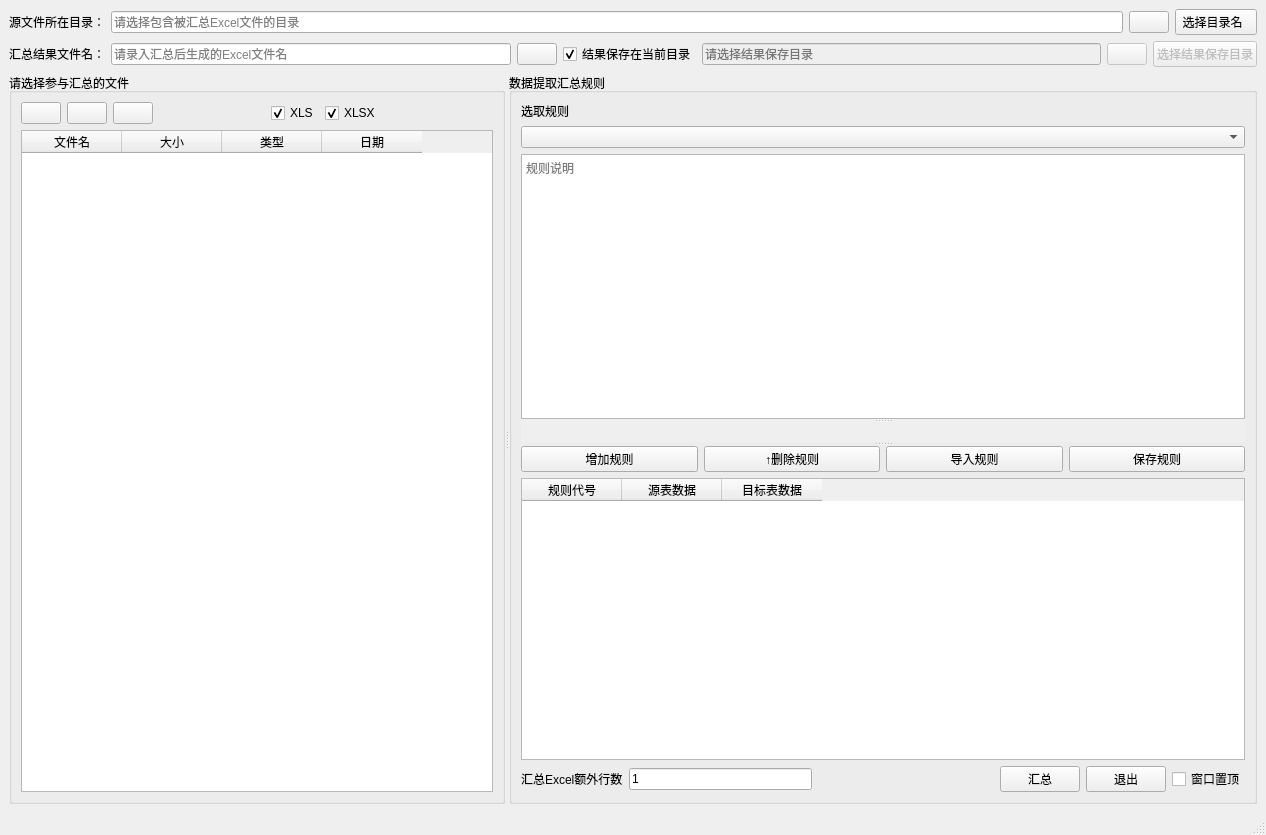
<?xml version="1.0" encoding="UTF-8"?>
<ui version="4.0">
 <class>MainWindow</class>
 <widget class="QMainWindow" name="MainWindow">
  <property name="geometry">
   <rect>
    <x>0</x>
    <y>0</y>
    <width>1266</width>
    <height>835</height>
   </rect>
  </property>
  <property name="windowTitle">
   <string>MainWindow</string>
  </property>
  <property name="windowIcon">
   <iconset resource="../Imgs/XlExTools.qrc">
    <normaloff>:/icons/Excel管理.png</normaloff>:/icons/Excel管理.png</iconset>
  </property>
  <widget class="QWidget" name="centralwidget">
   <layout class="QVBoxLayout" name="verticalLayout_4" stretch="0,0,1">
    <item>
     <layout class="QHBoxLayout" name="horizontalLayout_1" stretch="1,20,0,0">
      <item>
       <widget class="QLabel" name="labelSrcDir">
        <property name="text">
         <string>源文件所在目录：</string>
        </property>
       </widget>
      </item>
      <item>
       <widget class="QLineEdit" name="lineEditSrcDir">
        <property name="readOnly">
         <bool>true</bool>
        </property>
        <property name="placeholderText">
         <string>请选择包含被汇总Excel文件的目录</string>
        </property>
       </widget>
      </item>
      <item>
       <widget class="QPushButton" name="pushButtonSrcDirHist">
        <property name="toolTip">
         <string>历史记录</string>
        </property>
        <property name="text">
         <string/>
        </property>
        <property name="icon">
         <iconset resource="../Imgs/XlExTools.qrc">
          <normaloff>:/icons/历史记录.png</normaloff>:/icons/历史记录.png</iconset>
        </property>
       </widget>
      </item>
      <item>
       <widget class="QPushButton" name="pushButtonSrcDir">
        <property name="text">
         <string> 选择目录名   </string>
        </property>
        <property name="icon">
         <iconset resource="../Imgs/XlExTools.qrc">
          <normaloff>:/icons/Folder.ico</normaloff>:/icons/Folder.ico</iconset>
        </property>
       </widget>
      </item>
     </layout>
    </item>
    <item>
     <layout class="QHBoxLayout" name="horizontalLayout" stretch="0,1,0,0,1,0,0">
      <item>
       <widget class="QLabel" name="labelDstFile">
        <property name="text">
         <string>汇总结果文件名：</string>
        </property>
       </widget>
      </item>
      <item>
       <widget class="QLineEdit" name="lineEditDstFile">
        <property name="toolTip">
         <string>默认xlsx文件（可录入xls或xlsx扩展名）</string>
        </property>
        <property name="readOnly">
         <bool>false</bool>
        </property>
        <property name="placeholderText">
         <string>请录入汇总后生成的Excel文件名</string>
        </property>
       </widget>
      </item>
      <item>
       <widget class="QPushButton" name="pushButtonDstFileHis">
        <property name="toolTip">
         <string>历史记录</string>
        </property>
        <property name="text">
         <string/>
        </property>
        <property name="icon">
         <iconset resource="../Imgs/XlExTools.qrc">
          <normaloff>:/icons/历史记录.png</normaloff>:/icons/历史记录.png</iconset>
        </property>
       </widget>
      </item>
      <item>
       <widget class="QCheckBox" name="checkBoxDstDir">
        <property name="text">
         <string>结果保存在当前目录</string>
        </property>
        <property name="checkable">
         <bool>true</bool>
        </property>
        <property name="checked">
         <bool>true</bool>
        </property>
       </widget>
      </item>
      <item>
       <widget class="QLineEdit" name="lineEditDstDir">
        <property name="enabled">
         <bool>false</bool>
        </property>
        <property name="text">
         <string/>
        </property>
        <property name="readOnly">
         <bool>true</bool>
        </property>
        <property name="placeholderText">
         <string>请选择结果保存目录</string>
        </property>
       </widget>
      </item>
      <item>
       <widget class="QPushButton" name="pushButtonDstDirHis">
        <property name="enabled">
         <bool>false</bool>
        </property>
        <property name="toolTip">
         <string>历史记录</string>
        </property>
        <property name="text">
         <string/>
        </property>
        <property name="icon">
         <iconset resource="../Imgs/XlExTools.qrc">
          <normaloff>:/icons/历史记录.png</normaloff>:/icons/历史记录.png</iconset>
        </property>
       </widget>
      </item>
      <item>
       <widget class="QPushButton" name="pushButtonDstDir">
        <property name="enabled">
         <bool>false</bool>
        </property>
        <property name="text">
         <string>选择结果保存目录</string>
        </property>
        <property name="icon">
         <iconset resource="../Imgs/XlExTools.qrc">
          <normaloff>:/icons/xlsx.ico</normaloff>:/icons/xlsx.ico</iconset>
        </property>
       </widget>
      </item>
     </layout>
    </item>
    <item>
     <widget class="QSplitter" name="splitter">
      <property name="orientation">
       <enum>Qt::Horizontal</enum>
      </property>
      <widget class="QGroupBox" name="groupBox_2">
       <property name="sizePolicy">
        <sizepolicy hsizetype="Preferred" vsizetype="Preferred">
         <horstretch>0</horstretch>
         <verstretch>0</verstretch>
        </sizepolicy>
       </property>
       <property name="title">
        <string>请选择参与汇总的文件</string>
       </property>
       <layout class="QVBoxLayout" name="verticalLayout">
        <item>
         <layout class="QHBoxLayout" name="horizontalLayout_5">
          <item>
           <widget class="QPushButton" name="pushButtonSelAll">
            <property name="toolTip">
             <string>选中文件加入汇总列表</string>
            </property>
            <property name="text">
             <string/>
            </property>
            <property name="icon">
             <iconset resource="../Imgs/XlExTools.qrc">
              <normaloff>:/icons/全选.png</normaloff>:/icons/全选.png</iconset>
            </property>
           </widget>
          </item>
          <item>
           <widget class="QPushButton" name="pushButtonSelNo">
            <property name="toolTip">
             <string>选中文件取消汇总列表</string>
            </property>
            <property name="text">
             <string/>
            </property>
            <property name="icon">
             <iconset resource="../Imgs/XlExTools.qrc">
              <normaloff>:/icons/全不选.png</normaloff>:/icons/全不选.png</iconset>
            </property>
           </widget>
          </item>
          <item>
           <widget class="QPushButton" name="pushButtonFresh">
            <property name="toolTip">
             <string>刷新源文件</string>
            </property>
            <property name="text">
             <string/>
            </property>
            <property name="icon">
             <iconset resource="../Imgs/XlExTools.qrc">
              <normaloff>:/icons/刷新.png</normaloff>:/icons/刷新.png</iconset>
            </property>
           </widget>
          </item>
          <item>
           <spacer name="horizontalSpacer_3">
            <property name="orientation">
             <enum>Qt::Horizontal</enum>
            </property>
            <property name="sizeHint" stdset="0">
             <size>
              <width>40</width>
              <height>20</height>
             </size>
            </property>
           </spacer>
          </item>
          <item>
           <widget class="QCheckBox" name="checkBoxXls">
            <property name="toolTip">
             <string>显示XLS文件</string>
            </property>
            <property name="text">
             <string>XLS</string>
            </property>
            <property name="icon">
             <iconset resource="../Imgs/XlExTools.qrc">
              <normaloff>:/icons/xls.png</normaloff>:/icons/xls.png</iconset>
            </property>
            <property name="checked">
             <bool>true</bool>
            </property>
           </widget>
          </item>
          <item>
           <widget class="QCheckBox" name="checkBoxXlsx">
            <property name="toolTip">
             <string>显示XLSX文件</string>
            </property>
            <property name="text">
             <string>XLSX</string>
            </property>
            <property name="icon">
             <iconset resource="../Imgs/XlExTools.qrc">
              <normaloff>:/icons/XLSX.png</normaloff>:/icons/XLSX.png</iconset>
            </property>
            <property name="checked">
             <bool>true</bool>
            </property>
           </widget>
          </item>
          <item>
           <spacer name="horizontalSpacer_2">
            <property name="orientation">
             <enum>Qt::Horizontal</enum>
            </property>
            <property name="sizeHint" stdset="0">
             <size>
              <width>40</width>
              <height>20</height>
             </size>
            </property>
           </spacer>
          </item>
         </layout>
        </item>
        <item>
         <widget class="QTableWidget" name="tableWidgetFileList">
          <property name="toolTip">
           <string>双击打开文件</string>
          </property>
          <property name="editTriggers">
           <set>QAbstractItemView::NoEditTriggers</set>
          </property>
          <property name="alternatingRowColors">
           <bool>true</bool>
          </property>
          <property name="selectionMode">
           <enum>QAbstractItemView::ExtendedSelection</enum>
          </property>
          <property name="selectionBehavior">
           <enum>QAbstractItemView::SelectRows</enum>
          </property>
          <property name="iconSize">
           <size>
            <width>32</width>
            <height>32</height>
           </size>
          </property>
          <property name="showGrid">
           <bool>false</bool>
          </property>
          <property name="sortingEnabled">
           <bool>true</bool>
          </property>
          <attribute name="horizontalHeaderCascadingSectionResizes">
           <bool>true</bool>
          </attribute>
          <attribute name="verticalHeaderVisible">
           <bool>true</bool>
          </attribute>
          <attribute name="verticalHeaderHighlightSections">
           <bool>false</bool>
          </attribute>
          <column>
           <property name="text">
            <string>文件名</string>
           </property>
          </column>
          <column>
           <property name="text">
            <string>大小</string>
           </property>
          </column>
          <column>
           <property name="text">
            <string>类型</string>
           </property>
          </column>
          <column>
           <property name="text">
            <string>日期</string>
           </property>
          </column>
         </widget>
        </item>
       </layout>
      </widget>
      <widget class="QGroupBox" name="groupBox_3">
       <property name="sizePolicy">
        <sizepolicy hsizetype="Preferred" vsizetype="Preferred">
         <horstretch>0</horstretch>
         <verstretch>0</verstretch>
        </sizepolicy>
       </property>
       <property name="title">
        <string>数据提取汇总规则</string>
       </property>
       <layout class="QVBoxLayout" name="verticalLayout_5" stretch="0,0">
        <item>
         <layout class="QVBoxLayout" name="verticalLayout_2">
          <item>
           <widget class="QLabel" name="label_4">
            <property name="text">
             <string>选取规则</string>
            </property>
           </widget>
          </item>
          <item>
           <widget class="QComboBox" name="comboBoxRule">
            <property name="editable">
             <bool>false</bool>
            </property>
            <property name="placeholderText">
             <string>选择规则</string>
            </property>
            <item>
             <property name="text">
              <string>F00 文本内容→目标表指定单元格</string>
             </property>
            </item>
            <item>
             <property name="text">
              <string>F11 单文件指定单元格→目标表指定单元格</string>
             </property>
            </item>
            <item>
             <property name="text">
              <string>F1N 单文件连续单元格→目标表连续单元格</string>
             </property>
            </item>
            <item>
             <property name="text">
              <string>FN1 多文件指定单元格→目标表连续单元格</string>
             </property>
            </item>
            <item>
             <property name="text">
              <string>FNN 多文件连续单元格→目标表连续单元格</string>
             </property>
            </item>
           </widget>
          </item>
          <item>
           <widget class="QSplitter" name="splitterRuleRule">
            <property name="orientation">
             <enum>Qt::Vertical</enum>
            </property>
            <widget class="QSplitter" name="splitterRulePic">
             <property name="autoFillBackground">
              <bool>true</bool>
             </property>
             <property name="orientation">
              <enum>Qt::Vertical</enum>
             </property>
             <widget class="QTextEdit" name="textEditRuleMemo">
              <property name="sizePolicy">
               <sizepolicy hsizetype="Expanding" vsizetype="Preferred">
                <horstretch>0</horstretch>
                <verstretch>0</verstretch>
               </sizepolicy>
              </property>
              <property name="readOnly">
               <bool>true</bool>
              </property>
              <property name="placeholderText">
               <string>规则说明</string>
              </property>
             </widget>
             <widget class="QLabel" name="labelRulePic">
              <property name="text">
               <string/>
              </property>
              <property name="pixmap">
               <pixmap resource="../Imgs/XlExTools.qrc">:/Rules/ps/FNN.png</pixmap>
              </property>
              <property name="scaledContents">
               <bool>true</bool>
              </property>
              <property name="alignment">
               <set>Qt::AlignCenter</set>
              </property>
              <property name="wordWrap">
               <bool>true</bool>
              </property>
              <property name="margin">
               <number>0</number>
              </property>
             </widget>
            </widget>
            <widget class="QWidget" name="layoutWidget">
             <layout class="QVBoxLayout" name="verticalLayout_3" stretch="0,1">
              <item>
               <layout class="QHBoxLayout" name="horizontalLayout_2">
                <item>
                 <widget class="QPushButton" name="pushButtonRuleAdd">
                  <property name="text">
                   <string>增加规则</string>
                  </property>
                  <property name="icon">
                   <iconset resource="../Imgs/XlExTools.qrc">
                    <normaloff>:/icons/增加.png</normaloff>:/icons/增加.png</iconset>
                  </property>
                 </widget>
                </item>
                <item>
                 <widget class="QPushButton" name="pushButtonRuleDel">
                  <property name="text">
                   <string>↑删除规则</string>
                  </property>
                  <property name="icon">
                   <iconset resource="../Imgs/XlExTools.qrc">
                    <normaloff>:/icons/减除.png</normaloff>:/icons/减除.png</iconset>
                  </property>
                 </widget>
                </item>
                <item>
                 <widget class="QPushButton" name="pushButtonRuleLoad">
                  <property name="text">
                   <string>导入规则</string>
                  </property>
                  <property name="icon">
                   <iconset resource="../Imgs/XlExTools.qrc">
                    <normaloff>:/icons/导入.png</normaloff>:/icons/导入.png</iconset>
                  </property>
                 </widget>
                </item>
                <item>
                 <widget class="QPushButton" name="pushButtonRuleSave">
                  <property name="text">
                   <string>保存规则</string>
                  </property>
                  <property name="icon">
                   <iconset resource="../Imgs/XlExTools.qrc">
                    <normaloff>:/icons/导出.png</normaloff>:/icons/导出.png</iconset>
                  </property>
                 </widget>
                </item>
               </layout>
              </item>
              <item>
               <widget class="QTableWidget" name="tableWidgetRulesUse">
                <property name="toolTip">
                 <string>双击数据修改地址</string>
                </property>
                <property name="editTriggers">
                 <set>QAbstractItemView::DoubleClicked</set>
                </property>
                <property name="alternatingRowColors">
                 <bool>true</bool>
                </property>
                <property name="sortingEnabled">
                 <bool>true</bool>
                </property>
                <column>
                 <property name="text">
                  <string>规则代号</string>
                 </property>
                </column>
                <column>
                 <property name="text">
                  <string>源表数据</string>
                 </property>
                </column>
                <column>
                 <property name="text">
                  <string>目标表数据</string>
                 </property>
                </column>
               </widget>
              </item>
             </layout>
            </widget>
           </widget>
          </item>
         </layout>
        </item>
        <item>
         <layout class="QHBoxLayout" name="horizontalLayout_3">
          <item>
           <widget class="QLabel" name="label">
            <property name="text">
             <string>汇总Excel额外行数</string>
            </property>
           </widget>
          </item>
          <item>
           <widget class="QLineEdit" name="lineEditRow">
            <property name="toolTip">
             <string>一般行数为汇总的文件数+1，此处录入文件数量之外的行数</string>
            </property>
            <property name="text">
             <string>1</string>
            </property>
           </widget>
          </item>
          <item>
           <spacer name="horizontalSpacer">
            <property name="orientation">
             <enum>Qt::Horizontal</enum>
            </property>
            <property name="sizeHint" stdset="0">
             <size>
              <width>40</width>
              <height>20</height>
             </size>
            </property>
           </spacer>
          </item>
          <item>
           <widget class="QPushButton" name="pushButtonSum">
            <property name="text">
             <string>汇总</string>
            </property>
            <property name="icon">
             <iconset resource="../Imgs/XlExTools.qrc">
              <normaloff>:/icons/ZoomLarge.png</normaloff>:/icons/ZoomLarge.png</iconset>
            </property>
           </widget>
          </item>
          <item>
           <widget class="QPushButton" name="pushButtonExit">
            <property name="text">
             <string>退出</string>
            </property>
            <property name="icon">
             <iconset resource="../Imgs/XlExTools.qrc">
              <normaloff>:/icons/Action_Exit_32x32.png</normaloff>:/icons/Action_Exit_32x32.png</iconset>
            </property>
           </widget>
          </item>
          <item>
           <widget class="QCheckBox" name="checkBoxTop">
            <property name="text">
             <string>窗口置顶</string>
            </property>
           </widget>
          </item>
         </layout>
        </item>
       </layout>
      </widget>
     </widget>
    </item>
   </layout>
  </widget>
  <widget class="QMenuBar" name="menubar">
   <property name="geometry">
    <rect>
     <x>0</x>
     <y>0</y>
     <width>1266</width>
     <height>26</height>
    </rect>
   </property>
  </widget>
  <widget class="QStatusBar" name="statusbar"/>
 </widget>
 <resources>
  <include location="../Imgs/XlExTools.qrc"/>
 </resources>
 <connections>
  <connection>
   <sender>pushButtonExit</sender>
   <signal>clicked()</signal>
   <receiver>MainWindow</receiver>
   <slot>close()</slot>
   <hints>
    <hint type="sourcelabel">
     <x>1443</x>
     <y>107</y>
    </hint>
    <hint type="destinationlabel">
     <x>783</x>
     <y>549</y>
    </hint>
   </hints>
  </connection>
 </connections>
</ui>
